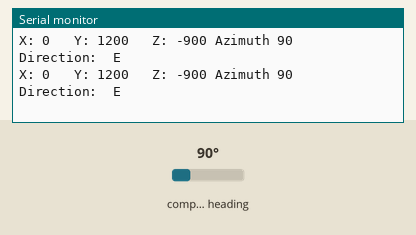
This sketch was run on a simulated Arduino Uno, built with avr-gcc and run on an emulated ATmega328P. On the bench: the last lines printed to the serial monitor. Inputs (shaded band) come from the test bench; at power-on: compass heading 90°.

Above: at 1.2 s.
1.3 s: compass heading set to 7°
At 1.72 s:
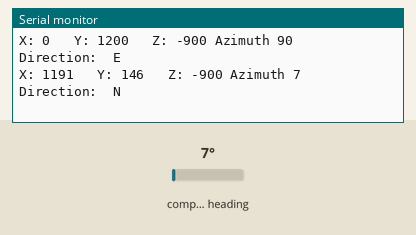
3.6 s: compass heading set to 180°
At 3.83 s:
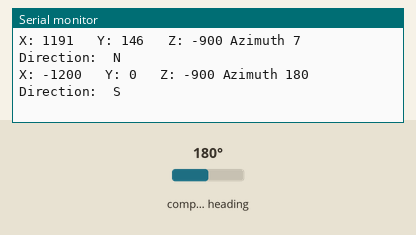
5.7 s: compass heading set to 269°
At 5.95 s:
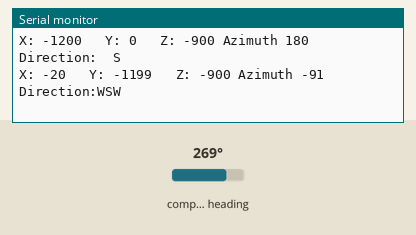
7.8 s: compass heading set to 352°
At 8.07 s:
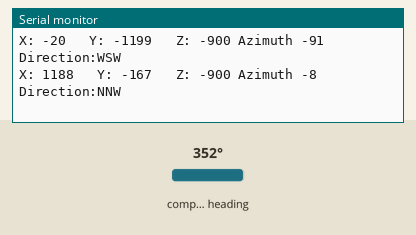

The sketch:

Readings.ino
```cpp
/*
  GY-271 Compass
  modified on 3/24/2025
  Library sources: https://github.com/mprograms/QMC5883LCompass
*/

// I2C Library
#include <Wire.h>
// QMC5883L Compass Library
#include <QMC5883LCompass.h>

QMC5883LCompass compass;

void setup() {
  // Initialize the serial port.
  Serial.begin(115200);
  // Initialize I2C.
  Wire.begin();
  // Initialize the Compass.
  compass.init();
  compass.setCalibrationOffsets(-5.00, 72.00, -142.00);
  compass.setCalibrationScales(1.02, 72.00, 1.03);
  compass.setMode("0x00", "0x00", "0x10", "0x00");
}

void loop() {
  int x, y, z, a;
  char myArray[3];

  // Read compass values
  compass.read();

  x = compass.getX();
  y = compass.getY();
  z = compass.getZ();

  a = compass.getAzimuth();

  compass.getDirection(myArray, a);

  Serial.print("X: ");
  Serial.print(x);
  Serial.print("   Y: ");
  Serial.print(y);
  Serial.print("   Z: ");
  Serial.print(z);
  Serial.print(" Azimuth ");
  Serial.print(a);
  Serial.print("  Direction:");
  Serial.print(myArray[0]);
  Serial.print(myArray[1]);
  Serial.println(myArray[2]);

  delay(300);
}
```

Measured:
- after the input at 1.3 s, the serial monitor: prints a new line after 0.21 s (image 1)
- after the input at 3.6 s, the serial monitor: prints a new line at once (image 2)
- after the input at 5.7 s, the serial monitor: prints a new line at once (image 3)
- after the input at 7.8 s, the serial monitor: prints a new line after 0.06 s (image 4)
